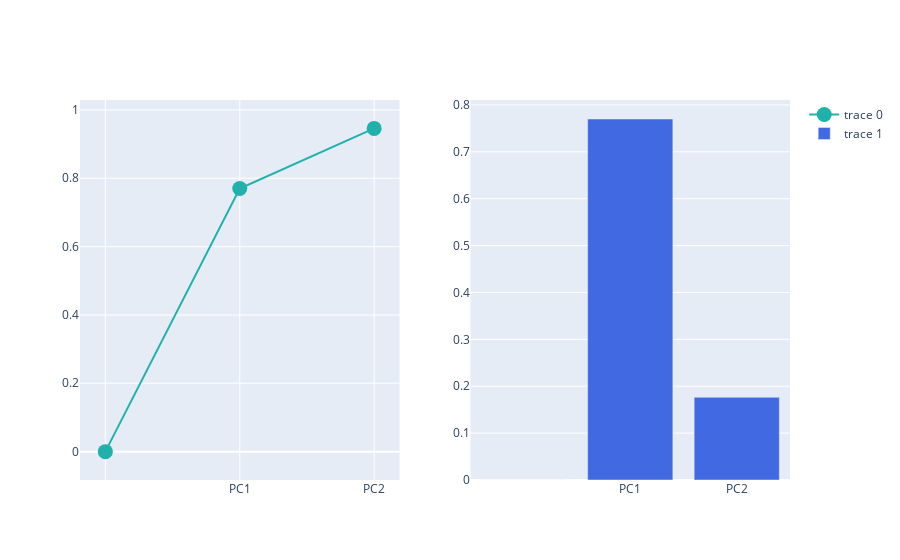

The cell this chart's notebook holds for it:
### Code cell
# Explained variance + cumulative variance (Separate Plot)

from plotly.subplots import make_subplots
import plotly.graph_objects as go

fig = make_subplots(rows=1, cols=2)

fig.add_trace(
    go.Scatter(
        x=df_explained_variance['PC'],
        y=df_explained_variance['Cumulative Variance'],
        marker=dict(size=15, color='LightSeaGreen')
    ), row=1, col=1
)

fig.add_trace(
    go.Bar(
        x=df_explained_variance['PC'],
        y=df_explained_variance['Explained Variance'],
        marker=dict(color='RoyalBlue')
    ), row=1, col=2
)

fig.show()

### Figure 1 — Plotly figure (JSON) as saved in the notebook; plotly's stock layout.template omitted (floating-point values rounded to 4 significant figures)
{"data": [{"marker": {"color": "LightSeaGreen", "size": 15}, "type": "scatter", "x": ["", "PC1", "PC2"], "xaxis": "x", "y": [0, 0.77, 0.946], "yaxis": "y"}, {"marker": {"color": "RoyalBlue"}, "type": "bar", "x": ["", "PC1", "PC2"], "xaxis": "x2", "y": [0, 0.77, 0.1764], "yaxis": "y2"}], "layout": {"xaxis": {"anchor": "y", "domain": [0, 0.45]}, "xaxis2": {"anchor": "y2", "domain": [0.55, 1]}, "yaxis": {"anchor": "x", "domain": [0, 1]}, "yaxis2": {"anchor": "x2", "domain": [0, 1]}}}
